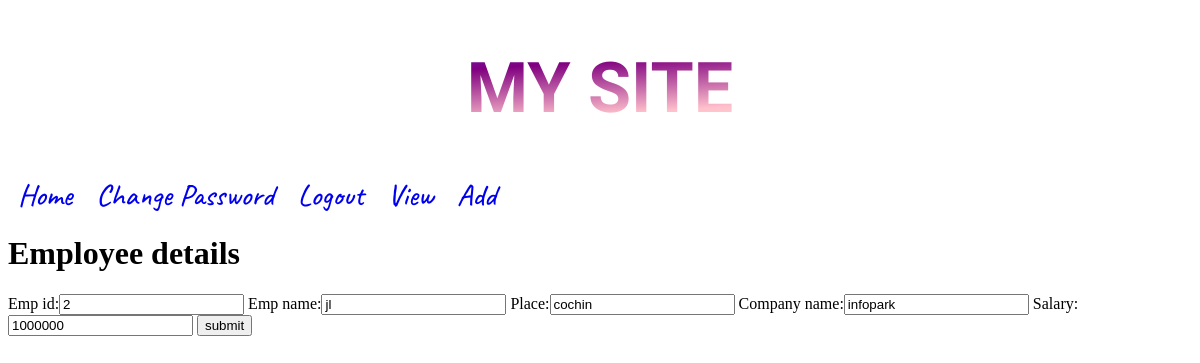
/edit/3 (signed in), run on the app's committed database.
### app7/models.py (models this page shows)
class employee(models.Model):
    Emp_id=models.IntegerField()
    Emp_name=models.CharField(max_length=50)
    place=models.CharField(max_length=200)
    company_name=models.CharField(max_length=200)
    salary=models.IntegerField()

### app7/views.py (the view)
# urls.py: path('edit/<int:p>',views.edit_emp,name='edit_emp'),
def edit_emp(request,p):
    d=employee.objects.get(pk=p)
    form=EmployeeForm(instance=d)
    if (request.method=='POST'):
        form = EmployeeForm(request.POST,instance=d)
        if(form.is_valid()):
            form.save()
            return view(request)
    return render(request,'add.html',{'form':form})

### app7/forms.py
class EmployeeForm(forms.ModelForm):
    class Meta:
        model=employee
        fields='__all__'

### templates/add.html (shortened to what this page needs)
{% extends "base.html" %}
{% block body_block %}
<h1>Employee details</h1>
<form method="post">
 {{form}}
 <input type="submit" value="submit">
</form>
{% endblock %}

### data on the page
employee: Emp_id "2", Emp_name "jl", place "cochin", company_name "infopark", salary "1000000"
